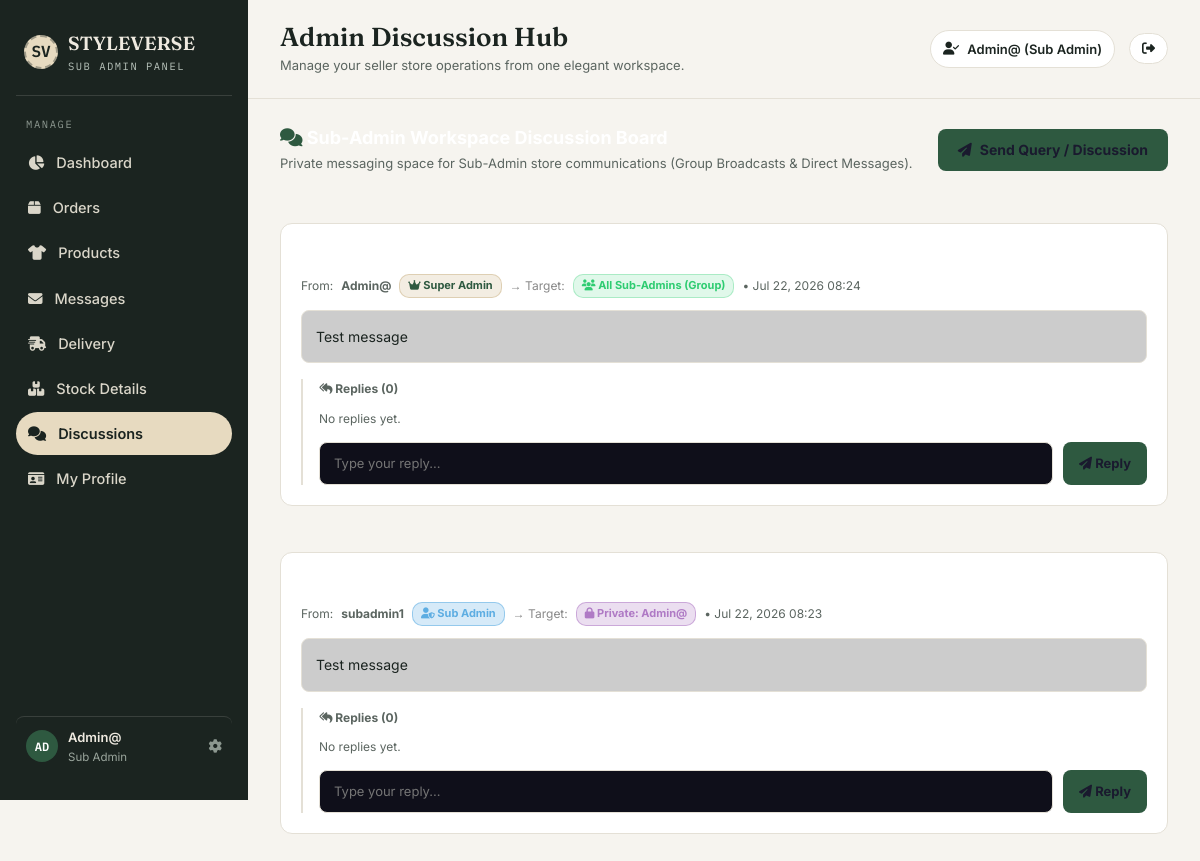
The page /admin-panel/discussions/ (signed in) on the database its author committed.
### shopapp/models.py (models this page shows, shortened)
class AdminDiscussion(models.Model):
    TYPE_CHOICES = [
        ('group', 'Group (All Sub-Admins)'),
        ('individual', 'Individual Sub-Admin'),
    ]
    sender          = models.ForeignKey(User, on_delete=models.CASCADE, related_name='sent_discussions')
    recipient       = models.ForeignKey(User, on_delete=models.CASCADE, null=True, blank=True, related_name='received_discussions', help_text='Specific Sub-Admin if individual chat; null if Group')
    discussion_type = models.CharField(max_length=20, choices=TYPE_CHOICES, default='group')
    title           = models.CharField(max_length=200, help_text='Discussion Topic / Subject')
    message         = models.TextField()
    is_important    = models.BooleanField(default=False, help_text='Highlight topic for admins')
    created_at      = models.DateTimeField(auto_now_add=True)
    class Meta:
        ordering = ['-created_at']

### subadmin/views.py (the view, shortened to what this page needs)
# urls.py: path('discussions/', views.admin_discussions_view, name='admin_discussions'),
@admin_required
def admin_discussions_view(request):
    if request.user.is_superuser:
        discussions = AdminDiscussion.objects.all().prefetch_related('replies', 'replies__sender', 'sender', 'recipient')
    else:
        discussions = AdminDiscussion.objects.filter(
            Q(discussion_type='group') | Q(sender=request.user) | Q(recipient=request.user)
        ).distinct().prefetch_related('replies', 'replies__sender', 'sender', 'recipient')
    sub_admins = User.objects.filter(is_staff=True, is_superuser=False, is_active=True)
    super_admin = User.objects.filter(is_superuser=True, is_active=True).first()
    return render(request, 'sub-admin/discussions.html', {
        'discussions': discussions,
        'sub_admins': sub_admins,
        'super_admin': super_admin,
    })

### shopapp/context_processors.py (called while the page is built)
def cart_context(request):
    cart = request.session.get('cart', {})
    cart_count = sum(item.get('quantity', 0) for item in cart.values())
    return {'cart_count': cart_count}

def wishlist_context(request):
    wishlist_count = 0
    if request.user.is_authenticated:
        wishlist_count = Wishlist.objects.filter(user=request.user).count()
    return {'wishlist_count': wishlist_count}

def admin_approval_context(request):
    pending_approval_count = 0
    if request.user.is_authenticated and (request.user.is_staff or request.user.is_superuser):
        if request.user.is_superuser:
            pending_approval_count = ProductRequest.objects.filter(status='pending').count()
        else:
            pending_approval_count = ProductRequest.objects.filter(user=request.user, status='pending').count()
    return {'pending_approval_count': pending_approval_count}

### templates/sub-admin/discussions.html (shortened to what this page needs)
{% extends 'sub-admin/sub_base.html' %}
{% block page_title %}Admin Discussion Hub{% endblock %}
{% block content %}
<div class="adm-disc-header">
  <div>
    <h3 style="color:#fff;margin:0;font-size:18px;font-weight:700;">
      <i class="fa fa-comments" style="color:var(--adm-accent);"></i> Sub-Admin Workspace Discussion Board
    </h3>
    <p style="color:var(--adm-muted);margin:4px 0 0 0;font-size:13px;">
      Private messaging space for Sub-Admin store communications (Group Broadcasts & Direct Messages).
    </p>
  </div>
  <button onclick="openDiscModal()" class="btn-new-disc">
    <i class="fa fa-paper-plane"></i> Send Query / Discussion
  </button>
</div>
{% if discussions %}
{% for disc in discussions %}
<div class="disc-card {% if disc.is_important %}important{% endif %}">
  <div class="disc-card__header">
    <div>
      <div class="disc-card__title">
      </div>
      <div class="disc-card__author">
        From: <strong>{{ disc.sender.username }}</strong>
        {% if disc.sender.is_superuser %}
        <span class="badge-super"><i class="fa fa-crown"></i> Super Admin</span>
        {% else %}
        <span class="badge-sub"><i class="fa fa-user-shield"></i> Sub Admin</span>
        {% endif %}
        <span style="color:#888;">→ Target:</span>
        {% if disc.discussion_type == 'group' or not disc.recipient %}
        <span class="badge-recip-group"><i class="fa fa-users"></i> All Sub-Admins (Group)</span>
        {% else %}
        <span class="badge-recip-private"><i class="fa fa-lock"></i> Private: {{ disc.recipient.username }}</span>
        {% endif %}
        • {{ disc.created_at|date:"M d, Y H:i" }}
      </div>
    </div>
  </div>
  <div class="disc-card__body">
    {{ disc.message }}
  </div>
  <div class="disc-replies">
    <div style="font-size:12px;font-weight:700;color:var(--adm-muted);margin-bottom:10px;">
      <i class="fa fa-reply-all"></i> Replies ({{ disc.replies.all|length }})
    </div>
    {% for r in disc.replies.all %}
    <div class="reply-item">
      <div class="reply-item__header">
        <span>
          <strong>{{ r.sender.username }}</strong>
          {% if r.sender.is_superuser %}
          <span class="badge-super"><i class="fa fa-crown"></i> Super Admin</span>
          {% else %}
          <span class="badge-sub"><i class="fa fa-user-shield"></i> Sub Admin</span>
          {% endif %}
        </span>
        <span style="color:var(--adm-muted);">{{ r.created_at|date:"M d, Y H:i" }}</span>
      </div>
      <div class="reply-item__text">{{ r.reply_text }}</div>
    </div>
    {% empty %}
    <p style="font-size:12px;color:var(--adm-muted);margin-bottom:10px;">No replies yet.</p>
    {% endfor %}
    <form method="POST" action="{% url 'admin_discussions' %}" class="reply-form">
      <input type="text" name="reply_text" class="reply-input" placeholder="Type your reply..." required>
      <button type="submit" class="btn-reply"><i class="fa fa-paper-plane"></i> Reply</button>
    </form>
  </div>
</div>
{% endfor %}
{% endif %}
{% endblock %}

### templates/sub-admin/sub_base.html (shortened to what this page needs)
{% load static %}
<!DOCTYPE html>
<html lang="en">
<head>
  <link rel="stylesheet" href="https://cdnjs.cloudflare.com/ajax/libs/font-awesome/6.5.0/css/all.min.css">
  <link href="https://cdn.jsdelivr.net/npm/bootstrap@5.3.0/dist/css/bootstrap.min.css" rel="stylesheet">
  <link rel="stylesheet" href="{% static 'css/styleverse.css' %}">
</head>
<body>
  <div class="app">
    <aside class="sidebar">
      <a href="{% url 'admin_index' %}" class="brand" title="Sub-Admin Dashboard">
        <div class="brand-mark">SV</div>
        <div class="brand-text">
          <div class="name">STYLEVERSE</div>
          <div class="tag">Sub Admin Panel</div>
        </div>
      </a>
      <div class="nav-label">Manage</div>
      <nav class="nav">
        <a href="{% url 'admin_index' %}" class="{% if request.resolver_match.url_name == 'admin_index' %}active{% endif %}">
          <span class="icon"><i class="fa fa-chart-pie"></i></span>Dashboard
        </a>
        <a href="{% url 'admin_orders' %}" class="{% if request.resolver_match.url_name == 'admin_orders' %}active{% endif %}">
          <span class="icon"><i class="fa fa-box"></i></span>Orders
        </a>
        <a href="{% url 'admin_products' %}" class="{% if request.resolver_match.url_name == 'admin_products' %}active{% endif %}">
          <span class="icon"><i class="fa fa-tshirt"></i></span>Products
        </a>
        <a href="{% url 'admin_messages' %}" class="{% if request.resolver_match.url_name == 'admin_messages' %}active{% endif %}">
          <span class="icon"><i class="fa fa-envelope"></i></span>Messages
        </a>
        <a href="{% url 'admin_delivery' %}" class="{% if request.resolver_match.url_name == 'admin_delivery' %}active{% endif %}">
          <span class="icon"><i class="fa fa-truck-fast"></i></span>Delivery
        </a>
        <a href="{% url 'admin_stock' %}" class="{% if request.resolver_match.url_name == 'admin_stock' %}active{% endif %}">
          <span class="icon"><i class="fa fa-boxes-stacked"></i></span>Stock Details
        </a>
        <a href="{% url 'admin_discussions' %}" class="{% if request.resolver_match.url_name == 'admin_discussions' %}active{% endif %}">
          <span class="icon"><i class="fa fa-comments"></i></span>Discussions
        </a>
        <a href="{% url 'admin_profile' %}" class="{% if request.resolver_match.url_name == 'admin_profile' %}active{% endif %}">
          <span class="icon"><i class="fa fa-id-card"></i></span>My Profile
        </a>
      </nav>
      <a href="{% url 'admin_profile' %}" class="sidebar-footer {% if request.resolver_match.url_name == 'admin_profile' %}active{% endif %}" title="View & Edit Profile">
        <div class="avatar-sm">{{ request.user.username|slice:':2'|upper }}</div>
        <div style="flex:1; min-width:0;">
          <div class="who">{{ request.user.get_full_name|default:request.user.username }}</div>
          <div class="role">Sub Admin</div>
        </div>
        <i class="fa fa-gear" style="font-size:13.5px; color:#8C978F; margin-left:auto;"></i>
      </a>
    </aside>
    <div class="main">
      <header class="topbar">
        <div>
          <h1>{% block page_title %}Sub-Admin Dashboard{% endblock %}</h1>
          <div class="sub">{% block page_subtitle %}Manage your seller store operations from one elegant workspace.{% endblock %}</div>
        </div>
        <div class="topbar-right">
          <a href="{% url 'admin_profile' %}" class="topbar-pill" title="My Profile" style="text-decoration:none; cursor:pointer;">
            <i class="fa fa-user-check"></i>
            {{ request.user.username }} (Sub Admin)
          </a>
          <a href="{% url 'logout' %}" class="topbar-pill" title="Logout">
            <i class="fa fa-sign-out-alt"></i>
          </a>
        </div>
      </header>
      <main class="content">
        {% block content %}{% endblock %}
      </main>
    </div>
  </div>
</body>
</html>

### static/css/styleverse.css (style rules this page uses)
:root { --sv-black: #1a1a2e; --sv-dark: #16213e; --sv-accent: #c0a36e; --sv-accent2: #e8d5b7; --sv-white: #ffffff; --sv-light: #f8f7f4; --sv-gray: #e5e5e5; --sv-muted: #888; --sv-danger: #e74c3c; --sv-success: #27ae60; --sv-warning: #f39c12; --sv-radius: 12px; --sv-shadow: 0 4px 24px rgba(0, 0, 0, .08); --sv-font: 'Inter', sans-serif; --sv-font-display: 'Outfit', sans-serif; }
*, *::before, *::after { margin: 0; padding: 0; box-sizing: border-box; }
html, body { width: 100%; overflow-x: hidden; }
body { font-family: var(--sv-font); color: var(--sv-black); background: var(--sv-white); line-height: 1.6; }
a { text-decoration: none; color: inherit; }

### templates/sub-admin/discussions.html (style rules this page uses)
.adm-disc-header { display: flex; justify-content: space-between; align-items: center; margin-bottom: 24px; flex-wrap: wrap; gap: 16px; }
.btn-new-disc { background: var(--adm-accent); color: #1a1a2e; padding: 10px 20px; border-radius: 8px; font-size: 14px; font-weight: 700; border: none; cursor: pointer; display: inline-flex; align-items: center; gap: 8px; transition: .2s; }
.disc-card { background: var(--adm-card); border-radius: 12px; padding: 20px; border: 1px solid var(--adm-border); margin-bottom: 20px; transition: .2s; }
.disc-card__header { display: flex; justify-content: space-between; align-items: flex-start; margin-bottom: 12px; }
.disc-card__title { font-size: 16px; font-weight: 700; color: #fff; display: flex; align-items: center; gap: 8px; }
.disc-card__author { font-size: 12px; color: var(--adm-muted); margin-top: 4px; display: flex; align-items: center; gap: 8px; flex-wrap: wrap; }
.disc-card__body { font-size: 14px; color: var(--adm-text); line-height: 1.7; background: rgba(0,0,0,.2); border-radius: 8px; padding: 14px; margin-top: 12px; border: 1px solid var(--adm-border); }
.disc-replies { margin-top: 16px; padding-left: 16px; border-left: 2px solid var(--adm-border); }
.reply-form { display: flex; gap: 10px; margin-top: 14px; }
.reply-input { flex: 1; background: #0f0f1a; border: 1px solid var(--adm-border); border-radius: 8px; padding: 10px 14px; color: #fff; font-size: 13px; }
.btn-reply { background: var(--adm-accent); color: #1a1a2e; border: none; padding: 8px 16px; border-radius: 8px; font-weight: 700; font-size: 13px; cursor: pointer; }
.badge-super { background: rgba(192,163,110,.2); color: var(--adm-accent); padding: 2px 8px; border-radius: 10px; font-size: 11px; font-weight: 700; border: 1px solid rgba(192,163,110,.4); }
.badge-sub { background: rgba(52,152,219,.2); color: #5dade2; padding: 2px 8px; border-radius: 10px; font-size: 11px; font-weight: 700; border: 1px solid rgba(52,152,219,.4); }
.badge-recip-group { background: rgba(46,204,113,.15); color: #2ecc71; padding: 2px 8px; border-radius: 10px; font-size: 11px; font-weight: 700; border: 1px solid rgba(46,204,113,.3); }
.badge-recip-private { background: rgba(155,89,182,.2); color: #af7ac5; padding: 2px 8px; border-radius: 10px; font-size: 11px; font-weight: 700; border: 1px solid rgba(155,89,182,.4); }

### rows shown on the page
AdminDiscussion: sender.username "Admin@", shows "Super Admin", discussion_type "group" (drawn), created_at "Jul 22, 2026 08:24", message "Test message", replies.all|length "0"
AdminDiscussion: sender.username "subadmin1", shows "Sub Admin", recipient.username "Admin@", created_at "Jul 22, 2026 08:23", message "Test message", replies.all|length "0"

### other values the page prints
{{ request.user.username|slice:':2'|upper }} "AD"
{{ request.user.get_full_name|default:request.user.username }} "Admin@"
{{ request.user.username }} "Admin@"
